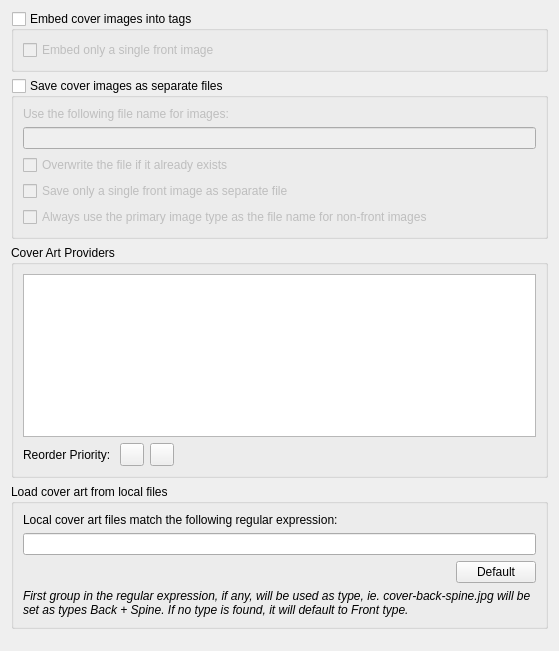
<?xml version="1.0" encoding="UTF-8"?>
<ui version="4.0">
 <class>CoverOptionsPage</class>
 <widget class="QWidget" name="CoverOptionsPage">
  <property name="geometry">
   <rect>
    <x>0</x>
    <y>0</y>
    <width>559</width>
    <height>651</height>
   </rect>
  </property>
  <layout class="QVBoxLayout" name="verticalLayout">
   <item>
    <widget class="QGroupBox" name="save_images_to_tags">
     <property name="title">
      <string>Embed cover images into tags</string>
     </property>
     <property name="checkable">
      <bool>true</bool>
     </property>
     <property name="checked">
      <bool>false</bool>
     </property>
     <layout class="QVBoxLayout">
      <property name="spacing">
       <number>2</number>
      </property>
      <property name="leftMargin">
       <number>9</number>
      </property>
      <property name="topMargin">
       <number>9</number>
      </property>
      <property name="rightMargin">
       <number>9</number>
      </property>
      <property name="bottomMargin">
       <number>9</number>
      </property>
      <item>
       <widget class="QCheckBox" name="cb_embed_front_only">
        <property name="text">
         <string>Embed only a single front image</string>
        </property>
       </widget>
      </item>
     </layout>
    </widget>
   </item>
   <item>
    <widget class="QGroupBox" name="save_images_to_files">
     <property name="title">
      <string>Save cover images as separate files</string>
     </property>
     <property name="checkable">
      <bool>true</bool>
     </property>
     <property name="checked">
      <bool>false</bool>
     </property>
     <layout class="QVBoxLayout" name="verticalLayout_2">
      <item>
       <widget class="QLabel" name="label_use_filename">
        <property name="text">
         <string>Use the following file name for images:</string>
        </property>
       </widget>
      </item>
      <item>
       <widget class="QLineEdit" name="cover_image_filename"/>
      </item>
      <item>
       <widget class="QCheckBox" name="save_images_overwrite">
        <property name="text">
         <string>Overwrite the file if it already exists</string>
        </property>
       </widget>
      </item>
      <item>
       <widget class="QCheckBox" name="save_only_one_front_image">
        <property name="text">
         <string>Save only a single front image as separate file</string>
        </property>
       </widget>
      </item>
      <item>
       <widget class="QCheckBox" name="image_type_as_filename">
        <property name="text">
         <string>Always use the primary image type as the file name for non-front images</string>
        </property>
       </widget>
      </item>
     </layout>
    </widget>
   </item>
   <item alignment="Qt::AlignTop">
    <widget class="QGroupBox" name="ca_providers_groupbox">
     <property name="sizePolicy">
      <sizepolicy hsizetype="Preferred" vsizetype="Preferred">
       <horstretch>0</horstretch>
       <verstretch>0</verstretch>
      </sizepolicy>
     </property>
     <property name="title">
      <string>Cover Art Providers</string>
     </property>
     <layout class="QVBoxLayout" name="ca_providers_layout">
      <item>
       <widget class="QListWidget" name="ca_providers_list"/>
      </item>
      <item>
       <layout class="QHBoxLayout" name="ca_layout">
        <item>
         <widget class="QLabel" name="move_label">
          <property name="text">
           <string>Reorder Priority: </string>
          </property>
         </widget>
        </item>
        <item>
         <widget class="QToolButton" name="up_button">
          <property name="toolTip">
           <string>Move selected item up</string>
          </property>
          <property name="layoutDirection">
           <enum>Qt::LeftToRight</enum>
          </property>
          <property name="text">
           <string/>
          </property>
          <property name="icon">
           <iconset theme=":/images/16x16/go-up.png">
            <normaloff>.</normaloff>.</iconset>
          </property>
          <property name="toolButtonStyle">
           <enum>Qt::ToolButtonIconOnly</enum>
          </property>
          <property name="autoRaise">
           <bool>false</bool>
          </property>
         </widget>
        </item>
        <item>
         <widget class="QToolButton" name="down_button">
          <property name="toolTip">
           <string>Move selected item down</string>
          </property>
          <property name="text">
           <string/>
          </property>
          <property name="icon">
           <iconset theme=":/images/16x16/go-down.png">
            <normaloff>.</normaloff>.</iconset>
          </property>
          <property name="toolButtonStyle">
           <enum>Qt::ToolButtonIconOnly</enum>
          </property>
         </widget>
        </item>
        <item>
         <spacer name="horizontalSpacer">
          <property name="orientation">
           <enum>Qt::Horizontal</enum>
          </property>
          <property name="sizeHint" stdset="0">
           <size>
            <width>40</width>
            <height>20</height>
           </size>
          </property>
         </spacer>
        </item>
       </layout>
      </item>
     </layout>
    </widget>
   </item>
   <item>
    <widget class="QGroupBox" name="load_local_cover_art">
     <property name="title">
      <string>Load cover art from local files</string>
     </property>
     <layout class="QVBoxLayout" name="verticalLayout_3">
      <item>
       <widget class="QLabel" name="local_cover_regex_label">
        <property name="text">
         <string>Local cover art files match the following regular expression:</string>
        </property>
       </widget>
      </item>
      <item>
       <widget class="QLineEdit" name="local_cover_regex_edit"/>
      </item>
      <item>
       <layout class="QHBoxLayout" name="horizontalLayout">
        <item>
         <widget class="QLabel" name="local_cover_regex_error">
          <property name="sizePolicy">
           <sizepolicy hsizetype="Expanding" vsizetype="Preferred">
            <horstretch>0</horstretch>
            <verstretch>0</verstretch>
           </sizepolicy>
          </property>
          <property name="text">
           <string/>
          </property>
         </widget>
        </item>
        <item>
         <widget class="QPushButton" name="local_cover_regex_default">
          <property name="text">
           <string>Default</string>
          </property>
         </widget>
        </item>
       </layout>
      </item>
      <item>
       <widget class="QLabel" name="local_cover_note">
        <property name="font">
         <font>
          <italic>true</italic>
         </font>
        </property>
        <property name="text">
         <string>First group in the regular expression, if any, will be used as type, ie. cover-back-spine.jpg will be set as types Back + Spine. If no type is found, it will default to Front type.</string>
        </property>
        <property name="wordWrap">
         <bool>true</bool>
        </property>
       </widget>
      </item>
     </layout>
    </widget>
   </item>
   <item>
    <spacer name="verticalSpacer">
     <property name="orientation">
      <enum>Qt::Vertical</enum>
     </property>
     <property name="sizeHint" stdset="0">
      <size>
       <width>20</width>
       <height>40</height>
      </size>
     </property>
    </spacer>
   </item>
  </layout>
 </widget>
 <tabstops>
  <tabstop>cb_embed_front_only</tabstop>
 </tabstops>
 <resources/>
 <connections/>
</ui>
